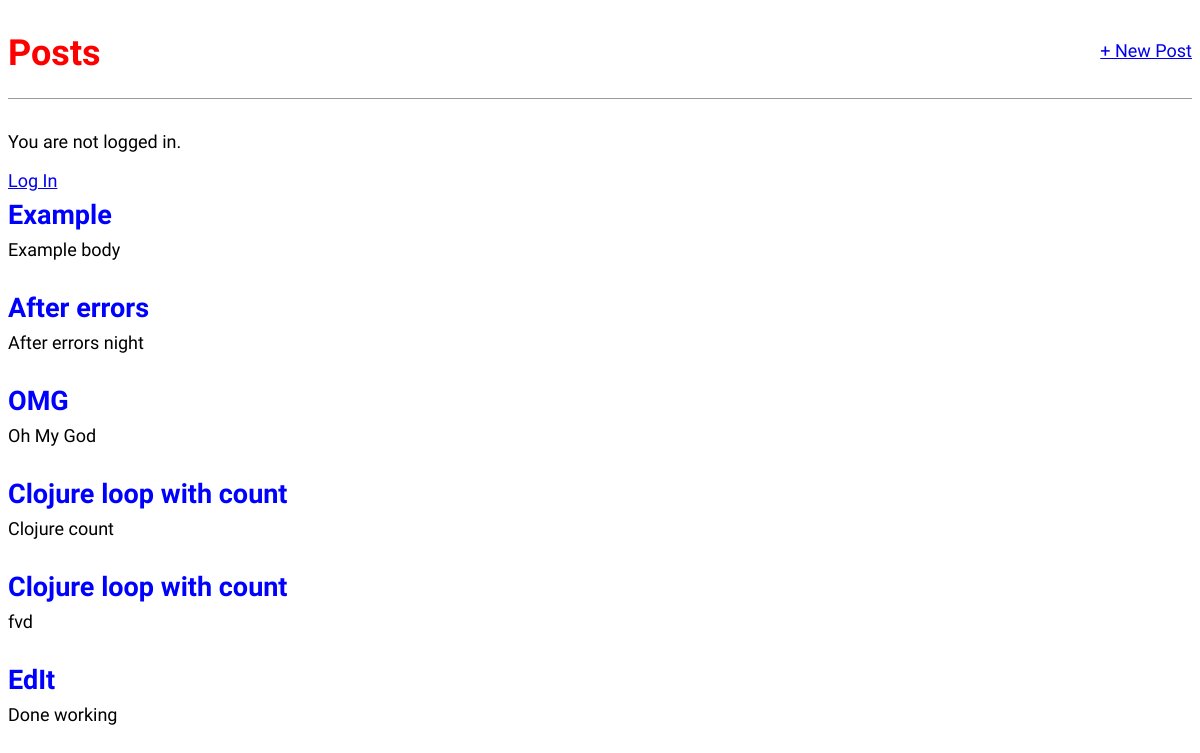
The app's page /, older data.
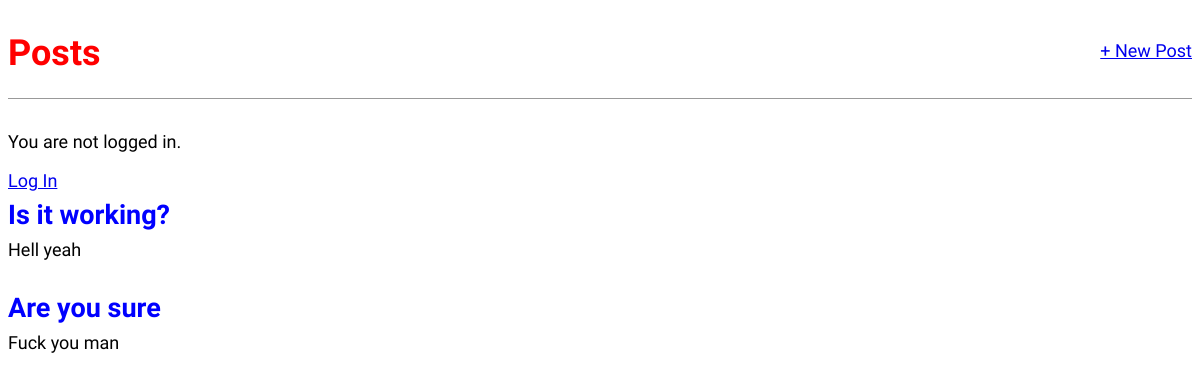
The same page, newer data.
### hippo/models.py (models this page shows, shortened)
class Post(models.Model):
    title = models.CharField(max_length=200)
    body = models.TextField()

### hippo/views.py (the view)
# urls.py: path('', HomePageView.as_view(), name='home'),
class HomePageView(ListView):
    template_name = "home.html"
    model = Post
    context_object_name = "posts"

### templates/home.html
{% extends 'base.html' %}
{% block content %}
    {% for post in object_list %}
        <div class="post-entry">
            <h2><a href="{% url 'post_detail' post.pk %}">{{ post.title }}</a></h2>
            <p class="body"> {{ post.body }}</p>
        </div>
    {% endfor %}
{% endblock content %}

### templates/base.html (shortened to what this page needs)
{% load static %}
<html lang="en">
<head>
    <link href="{% static 'css/base.css' %}" rel="stylesheet">
</head>
<body>
<div>
    <header>
        <div class="nav-left">
            <h1><a href="{% url 'home' %}">Posts</a></h1>
        </div>
        <div class="nav-right">
            <a href="{% url 'add_post' %}">+ New Post</a>
        </div>
    </header>
    {% if user.is_authenticated %}
        <p>Hi {{ user.username }}!</p>
        <p><a href="{% url 'logout' %}">Log out</a></p>
    {% else %}
        <p>You are not logged in.</p>
        <a href="{% url 'login' %}">Log In</a>
    {% endif %}
    {% block content %}
    {% endblock content %}
</div>
</body>
</html>

### static/css/base.css (style rules this page uses)
body { font-family: 'Source Sans Pro', sans-serif; font-size: 18px; }
header { border-bottom: 1px solid #999; margin-bottom: 2rem; display: flex; }
header h1 a { color: red; text-decoration: none; }
.nav-left { margin-right: auto; }
.nav-right { display: flex; padding-top: 2rem; }
.post-entry { margin-bottom: 2rem; }
.post-entry h2 { margin: 0.5rem 0; }
.post-entry h2 a, .post-entry h2 a:visited { color: blue; text-decoration: none; }
.post-entry p { margin: 0; font-weight: 400; }

Row changes from the older to the newer data that the page shows:
removed Post: title "Example", body "Example body"
removed Post: title "After errors", body "After errors night"
removed Post: title "OMG", body "Oh My God"
removed Post: title "Clojure loop with count", body "Clojure count"
removed Post: title "Clojure loop with count", body "fvd"
removed Post: title "EdIt", body "Done working"
added Post: title "Is it working?", body "Hell yeah"
added Post: title "Are you sure", body "Fuck you man"
